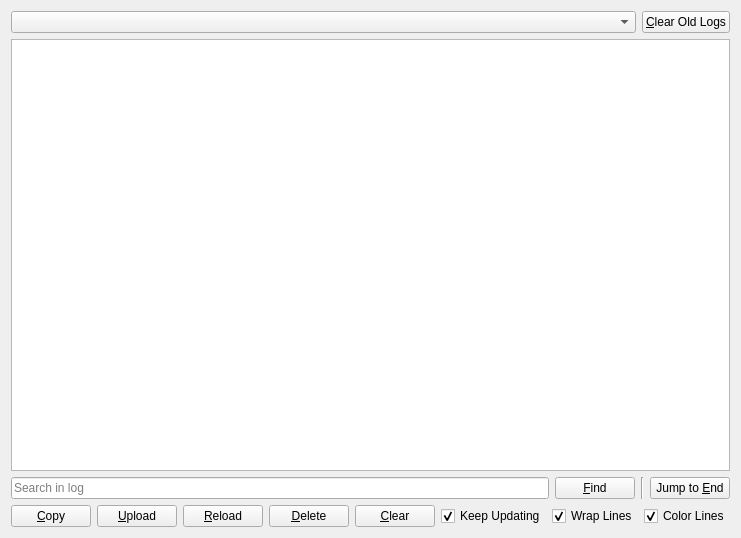
<?xml version="1.0" encoding="UTF-8"?>
<ui version="4.0">
 <class>LogsPage</class>
 <widget class="QWidget" name="LogsPage">
  <property name="geometry">
   <rect>
    <x>0</x>
    <y>0</y>
    <width>715</width>
    <height>538</height>
   </rect>
  </property>
  <layout class="QVBoxLayout" name="verticalLayout">
   <item>
    <layout class="QHBoxLayout" name="horizontalLayout">
     <item>
      <widget class="QComboBox" name="selectLogBox">
       <property name="sizePolicy">
        <sizepolicy hsizetype="Expanding" vsizetype="Fixed">
         <horstretch>0</horstretch>
         <verstretch>0</verstretch>
        </sizepolicy>
       </property>
      </widget>
     </item>
     <item>
      <widget class="QPushButton" name="cleanUpButton">
       <property name="toolTip">
        <string>Delete all the logs</string>
       </property>
       <property name="text">
        <string>&amp;Clear Old Logs</string>
       </property>
      </widget>
     </item>
    </layout>
   </item>
   <item>
    <widget class="LogView" name="text">
     <property name="enabled">
      <bool>true</bool>
     </property>
     <property name="undoRedoEnabled">
      <bool>false</bool>
     </property>
     <property name="readOnly">
      <bool>true</bool>
     </property>
     <property name="plainText">
      <string notr="true"/>
     </property>
     <property name="textInteractionFlags">
      <set>Qt::LinksAccessibleByKeyboard|Qt::LinksAccessibleByMouse|Qt::TextBrowserInteraction|Qt::TextSelectableByKeyboard|Qt::TextSelectableByMouse</set>
     </property>
     <property name="centerOnScroll">
      <bool>false</bool>
     </property>
    </widget>
   </item>
   <item>
    <layout class="QHBoxLayout" name="horizontalLayout_2">
     <item>
      <widget class="QLineEdit" name="searchBar">
       <property name="placeholderText">
        <string>Search in log</string>
       </property>
      </widget>
     </item>
     <item>
      <widget class="QPushButton" name="findButton">
       <property name="text">
        <string>&amp;Find</string>
       </property>
      </widget>
     </item>
     <item>
      <widget class="Line" name="line">
       <property name="orientation">
        <enum>Qt::Vertical</enum>
       </property>
      </widget>
     </item>
     <item>
      <widget class="QPushButton" name="jumpToEndButton">
       <property name="toolTip">
        <string>Scroll all the way to bottom</string>
       </property>
       <property name="text">
        <string>Jump to &amp;End</string>
       </property>
      </widget>
     </item>
    </layout>
   </item>
   <item>
    <layout class="QHBoxLayout" name="horizontalLayout1">
     <item>
      <widget class="QPushButton" name="copyButton">
       <property name="toolTip">
        <string>Copy the whole log into the clipboard</string>
       </property>
       <property name="text">
        <string>&amp;Copy</string>
       </property>
      </widget>
     </item>
     <item>
      <widget class="QPushButton" name="uploadButton">
       <property name="toolTip">
        <string>Upload the log to the pasteClicked service configured in preferences</string>
       </property>
       <property name="text">
        <string>&amp;Upload</string>
       </property>
      </widget>
     </item>
     <item>
      <widget class="QPushButton" name="reloadButton">
       <property name="toolTip">
        <string>Reload the contents of the log from the disk</string>
       </property>
       <property name="text">
        <string>&amp;Reload</string>
       </property>
      </widget>
     </item>
     <item>
      <widget class="QPushButton" name="deleteButton">
       <property name="toolTip">
        <string>Delete the selected log</string>
       </property>
       <property name="text">
        <string>&amp;Delete</string>
       </property>
      </widget>
     </item>
     <item>
      <widget class="QPushButton" name="clearButton">
       <property name="text">
        <string>&amp;Clear</string>
       </property>
      </widget>
     </item>
     <item>
      <spacer name="horizontalSpacer">
       <property name="orientation">
        <enum>Qt::Horizontal</enum>
       </property>
       <property name="sizeHint" stdset="0">
        <size>
         <width>40</width>
         <height>20</height>
        </size>
       </property>
      </spacer>
     </item>
     <item>
      <widget class="QCheckBox" name="keepUpdatingCheckbox">
       <property name="text">
        <string>Keep Updating</string>
       </property>
       <property name="checked">
        <bool>true</bool>
       </property>
      </widget>
     </item>
     <item>
      <widget class="QCheckBox" name="wrapLinesCheckbox">
       <property name="text">
        <string>Wrap Lines</string>
       </property>
       <property name="checked">
        <bool>true</bool>
       </property>
      </widget>
     </item>
     <item>
      <widget class="QCheckBox" name="colorLinesCheckbox">
       <property name="text">
        <string>Color Lines</string>
       </property>
       <property name="checked">
        <bool>true</bool>
       </property>
      </widget>
     </item>
    </layout>
   </item>
  </layout>
 </widget>
 <customwidgets>
  <customwidget>
   <class>LogView</class>
   <extends>QPlainTextEdit</extends>
   <header>ui/widgets/LogView.h</header>
  </customwidget>
 </customwidgets>
 <resources/>
 <connections/>
</ui>
